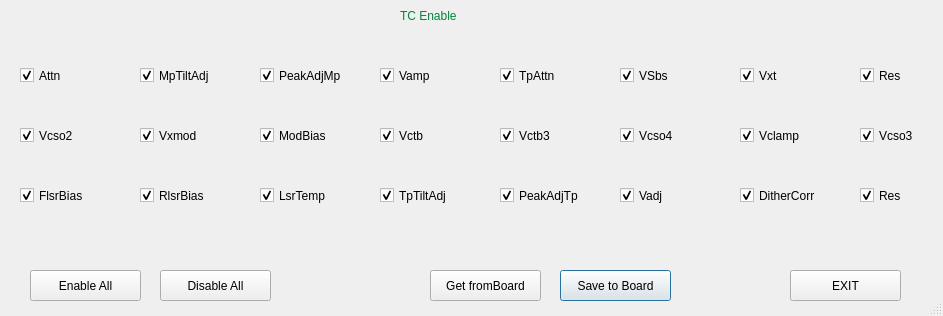
<?xml version="1.0" encoding="UTF-8"?>
<ui version="4.0">
 <class>Dialog</class>
 <widget class="QDialog" name="Dialog">
  <property name="geometry">
   <rect>
    <x>0</x>
    <y>0</y>
    <width>943</width>
    <height>316</height>
   </rect>
  </property>
  <property name="windowTitle">
   <string>TC Enable</string>
  </property>
  <property name="sizeGripEnabled">
   <bool>true</bool>
  </property>
  <widget class="QCheckBox" name="Attn">
   <property name="geometry">
    <rect>
     <x>20</x>
     <y>60</y>
     <width>101</width>
     <height>31</height>
    </rect>
   </property>
   <property name="styleSheet">
    <string notr="true">font: 12pt &quot;MS Shell Dlg 2&quot;;</string>
   </property>
   <property name="text">
    <string>Attn</string>
   </property>
   <property name="checked">
    <bool>true</bool>
   </property>
  </widget>
  <widget class="QPushButton" name="saveToBoardBu">
   <property name="geometry">
    <rect>
     <x>560</x>
     <y>270</y>
     <width>111</width>
     <height>31</height>
    </rect>
   </property>
   <property name="styleSheet">
    <string notr="true">font: 12pt &quot;MS Shell Dlg 2&quot;;</string>
   </property>
   <property name="text">
    <string>Save to Board</string>
   </property>
  </widget>
  <widget class="QLabel" name="label">
   <property name="geometry">
    <rect>
     <x>400</x>
     <y>0</y>
     <width>121</width>
     <height>31</height>
    </rect>
   </property>
   <property name="styleSheet">
    <string notr="true">font: 75 16pt &quot;MS Shell Dlg 2&quot;;
color: rgb(0, 131, 63);
</string>
   </property>
   <property name="text">
    <string>TC Enable</string>
   </property>
  </widget>
  <widget class="QCheckBox" name="MpTiltAdj">
   <property name="geometry">
    <rect>
     <x>140</x>
     <y>60</y>
     <width>91</width>
     <height>31</height>
    </rect>
   </property>
   <property name="styleSheet">
    <string notr="true">font: 12pt &quot;MS Shell Dlg 2&quot;;</string>
   </property>
   <property name="text">
    <string>MpTiltAdj</string>
   </property>
   <property name="checked">
    <bool>true</bool>
   </property>
  </widget>
  <widget class="QCheckBox" name="Vamp">
   <property name="geometry">
    <rect>
     <x>380</x>
     <y>60</y>
     <width>91</width>
     <height>31</height>
    </rect>
   </property>
   <property name="styleSheet">
    <string notr="true">font: 12pt &quot;MS Shell Dlg 2&quot;;</string>
   </property>
   <property name="text">
    <string>Vamp</string>
   </property>
   <property name="checked">
    <bool>true</bool>
   </property>
  </widget>
  <widget class="QCheckBox" name="PeakAdjMp">
   <property name="geometry">
    <rect>
     <x>260</x>
     <y>60</y>
     <width>101</width>
     <height>31</height>
    </rect>
   </property>
   <property name="styleSheet">
    <string notr="true">font: 12pt &quot;MS Shell Dlg 2&quot;;</string>
   </property>
   <property name="text">
    <string>PeakAdjMp</string>
   </property>
   <property name="checked">
    <bool>true</bool>
   </property>
  </widget>
  <widget class="QCheckBox" name="Res1">
   <property name="geometry">
    <rect>
     <x>860</x>
     <y>60</y>
     <width>91</width>
     <height>31</height>
    </rect>
   </property>
   <property name="styleSheet">
    <string notr="true">font: 12pt &quot;MS Shell Dlg 2&quot;;</string>
   </property>
   <property name="text">
    <string>Res</string>
   </property>
   <property name="checked">
    <bool>true</bool>
   </property>
  </widget>
  <widget class="QCheckBox" name="VSbs">
   <property name="geometry">
    <rect>
     <x>620</x>
     <y>60</y>
     <width>91</width>
     <height>31</height>
    </rect>
   </property>
   <property name="styleSheet">
    <string notr="true">font: 12pt &quot;MS Shell Dlg 2&quot;;</string>
   </property>
   <property name="text">
    <string>VSbs</string>
   </property>
   <property name="checked">
    <bool>true</bool>
   </property>
  </widget>
  <widget class="QCheckBox" name="TpAttn">
   <property name="geometry">
    <rect>
     <x>500</x>
     <y>60</y>
     <width>101</width>
     <height>31</height>
    </rect>
   </property>
   <property name="styleSheet">
    <string notr="true">font: 12pt &quot;MS Shell Dlg 2&quot;;</string>
   </property>
   <property name="text">
    <string>TpAttn</string>
   </property>
   <property name="checked">
    <bool>true</bool>
   </property>
  </widget>
  <widget class="QCheckBox" name="Vxt">
   <property name="geometry">
    <rect>
     <x>740</x>
     <y>60</y>
     <width>101</width>
     <height>31</height>
    </rect>
   </property>
   <property name="styleSheet">
    <string notr="true">font: 12pt &quot;MS Shell Dlg 2&quot;;</string>
   </property>
   <property name="text">
    <string>Vxt</string>
   </property>
   <property name="checked">
    <bool>true</bool>
   </property>
  </widget>
  <widget class="QCheckBox" name="Vclamp">
   <property name="geometry">
    <rect>
     <x>740</x>
     <y>120</y>
     <width>101</width>
     <height>31</height>
    </rect>
   </property>
   <property name="styleSheet">
    <string notr="true">font: 12pt &quot;MS Shell Dlg 2&quot;;</string>
   </property>
   <property name="text">
    <string>Vclamp</string>
   </property>
   <property name="checked">
    <bool>true</bool>
   </property>
  </widget>
  <widget class="QCheckBox" name="Vcso4">
   <property name="geometry">
    <rect>
     <x>620</x>
     <y>120</y>
     <width>91</width>
     <height>31</height>
    </rect>
   </property>
   <property name="styleSheet">
    <string notr="true">font: 12pt &quot;MS Shell Dlg 2&quot;;</string>
   </property>
   <property name="text">
    <string>Vcso4</string>
   </property>
   <property name="checked">
    <bool>true</bool>
   </property>
  </widget>
  <widget class="QCheckBox" name="Vctb">
   <property name="geometry">
    <rect>
     <x>380</x>
     <y>120</y>
     <width>91</width>
     <height>31</height>
    </rect>
   </property>
   <property name="styleSheet">
    <string notr="true">font: 12pt &quot;MS Shell Dlg 2&quot;;</string>
   </property>
   <property name="text">
    <string>Vctb</string>
   </property>
   <property name="checked">
    <bool>true</bool>
   </property>
  </widget>
  <widget class="QCheckBox" name="Vxmod">
   <property name="geometry">
    <rect>
     <x>140</x>
     <y>120</y>
     <width>91</width>
     <height>31</height>
    </rect>
   </property>
   <property name="styleSheet">
    <string notr="true">font: 12pt &quot;MS Shell Dlg 2&quot;;</string>
   </property>
   <property name="text">
    <string>Vxmod</string>
   </property>
   <property name="checked">
    <bool>true</bool>
   </property>
  </widget>
  <widget class="QCheckBox" name="Vcso2">
   <property name="geometry">
    <rect>
     <x>20</x>
     <y>120</y>
     <width>101</width>
     <height>31</height>
    </rect>
   </property>
   <property name="styleSheet">
    <string notr="true">font: 12pt &quot;MS Shell Dlg 2&quot;;</string>
   </property>
   <property name="text">
    <string>Vcso2</string>
   </property>
   <property name="checked">
    <bool>true</bool>
   </property>
  </widget>
  <widget class="QCheckBox" name="Vctb3">
   <property name="geometry">
    <rect>
     <x>500</x>
     <y>120</y>
     <width>101</width>
     <height>31</height>
    </rect>
   </property>
   <property name="styleSheet">
    <string notr="true">font: 12pt &quot;MS Shell Dlg 2&quot;;</string>
   </property>
   <property name="text">
    <string>Vctb3</string>
   </property>
   <property name="checked">
    <bool>true</bool>
   </property>
  </widget>
  <widget class="QCheckBox" name="Vcso3">
   <property name="geometry">
    <rect>
     <x>860</x>
     <y>120</y>
     <width>91</width>
     <height>31</height>
    </rect>
   </property>
   <property name="styleSheet">
    <string notr="true">font: 12pt &quot;MS Shell Dlg 2&quot;;</string>
   </property>
   <property name="text">
    <string>Vcso3</string>
   </property>
   <property name="checked">
    <bool>true</bool>
   </property>
  </widget>
  <widget class="QCheckBox" name="ModBias">
   <property name="geometry">
    <rect>
     <x>260</x>
     <y>120</y>
     <width>101</width>
     <height>31</height>
    </rect>
   </property>
   <property name="styleSheet">
    <string notr="true">font: 12pt &quot;MS Shell Dlg 2&quot;;</string>
   </property>
   <property name="text">
    <string>ModBias</string>
   </property>
   <property name="checked">
    <bool>true</bool>
   </property>
  </widget>
  <widget class="QCheckBox" name="DitherCorr">
   <property name="geometry">
    <rect>
     <x>740</x>
     <y>180</y>
     <width>101</width>
     <height>31</height>
    </rect>
   </property>
   <property name="styleSheet">
    <string notr="true">font: 12pt &quot;MS Shell Dlg 2&quot;;</string>
   </property>
   <property name="text">
    <string>DitherCorr</string>
   </property>
   <property name="checked">
    <bool>true</bool>
   </property>
  </widget>
  <widget class="QCheckBox" name="Vadj">
   <property name="geometry">
    <rect>
     <x>620</x>
     <y>180</y>
     <width>91</width>
     <height>31</height>
    </rect>
   </property>
   <property name="styleSheet">
    <string notr="true">font: 12pt &quot;MS Shell Dlg 2&quot;;</string>
   </property>
   <property name="text">
    <string>Vadj</string>
   </property>
   <property name="checked">
    <bool>true</bool>
   </property>
  </widget>
  <widget class="QCheckBox" name="TpTiltAdj">
   <property name="geometry">
    <rect>
     <x>380</x>
     <y>180</y>
     <width>91</width>
     <height>31</height>
    </rect>
   </property>
   <property name="styleSheet">
    <string notr="true">font: 12pt &quot;MS Shell Dlg 2&quot;;</string>
   </property>
   <property name="text">
    <string>TpTiltAdj</string>
   </property>
   <property name="checked">
    <bool>true</bool>
   </property>
  </widget>
  <widget class="QCheckBox" name="RlsrBias">
   <property name="geometry">
    <rect>
     <x>140</x>
     <y>180</y>
     <width>91</width>
     <height>31</height>
    </rect>
   </property>
   <property name="styleSheet">
    <string notr="true">font: 12pt &quot;MS Shell Dlg 2&quot;;</string>
   </property>
   <property name="text">
    <string>RlsrBias</string>
   </property>
   <property name="checked">
    <bool>true</bool>
   </property>
  </widget>
  <widget class="QCheckBox" name="FlsrBias">
   <property name="geometry">
    <rect>
     <x>20</x>
     <y>180</y>
     <width>101</width>
     <height>31</height>
    </rect>
   </property>
   <property name="styleSheet">
    <string notr="true">font: 12pt &quot;MS Shell Dlg 2&quot;;</string>
   </property>
   <property name="text">
    <string>FlsrBias</string>
   </property>
   <property name="checked">
    <bool>true</bool>
   </property>
  </widget>
  <widget class="QCheckBox" name="PeakAdjTp">
   <property name="geometry">
    <rect>
     <x>500</x>
     <y>180</y>
     <width>101</width>
     <height>31</height>
    </rect>
   </property>
   <property name="styleSheet">
    <string notr="true">font: 12pt &quot;MS Shell Dlg 2&quot;;</string>
   </property>
   <property name="text">
    <string>PeakAdjTp</string>
   </property>
   <property name="checked">
    <bool>true</bool>
   </property>
  </widget>
  <widget class="QCheckBox" name="Res2">
   <property name="geometry">
    <rect>
     <x>860</x>
     <y>180</y>
     <width>91</width>
     <height>31</height>
    </rect>
   </property>
   <property name="styleSheet">
    <string notr="true">font: 12pt &quot;MS Shell Dlg 2&quot;;</string>
   </property>
   <property name="text">
    <string>Res</string>
   </property>
   <property name="checked">
    <bool>true</bool>
   </property>
  </widget>
  <widget class="QCheckBox" name="LsrTemp">
   <property name="geometry">
    <rect>
     <x>260</x>
     <y>180</y>
     <width>101</width>
     <height>31</height>
    </rect>
   </property>
   <property name="styleSheet">
    <string notr="true">font: 12pt &quot;MS Shell Dlg 2&quot;;</string>
   </property>
   <property name="text">
    <string>LsrTemp</string>
   </property>
   <property name="checked">
    <bool>true</bool>
   </property>
  </widget>
  <widget class="QPushButton" name="closeBu">
   <property name="geometry">
    <rect>
     <x>790</x>
     <y>270</y>
     <width>111</width>
     <height>31</height>
    </rect>
   </property>
   <property name="layoutDirection">
    <enum>Qt::LeftToRight</enum>
   </property>
   <property name="styleSheet">
    <string notr="true">font: 75 14pt &quot;MS Shell Dlg 2&quot;;</string>
   </property>
   <property name="text">
    <string>EXIT</string>
   </property>
  </widget>
  <widget class="QPushButton" name="enableAllBu">
   <property name="geometry">
    <rect>
     <x>30</x>
     <y>270</y>
     <width>111</width>
     <height>31</height>
    </rect>
   </property>
   <property name="styleSheet">
    <string notr="true">font: 12pt &quot;MS Shell Dlg 2&quot;;</string>
   </property>
   <property name="text">
    <string>Enable All</string>
   </property>
  </widget>
  <widget class="QPushButton" name="disableAllBu">
   <property name="geometry">
    <rect>
     <x>160</x>
     <y>270</y>
     <width>111</width>
     <height>31</height>
    </rect>
   </property>
   <property name="styleSheet">
    <string notr="true">font: 12pt &quot;MS Shell Dlg 2&quot;;</string>
   </property>
   <property name="text">
    <string>Disable All</string>
   </property>
  </widget>
  <widget class="QPushButton" name="getFromBoardBu">
   <property name="geometry">
    <rect>
     <x>430</x>
     <y>270</y>
     <width>111</width>
     <height>31</height>
    </rect>
   </property>
   <property name="styleSheet">
    <string notr="true">font: 12pt &quot;MS Shell Dlg 2&quot;;</string>
   </property>
   <property name="text">
    <string>Get fromBoard</string>
   </property>
  </widget>
 </widget>
 <resources/>
 <connections>
  <connection>
   <sender>closeBu</sender>
   <signal>clicked()</signal>
   <receiver>Dialog</receiver>
   <slot>close()</slot>
   <hints>
    <hint type="sourcelabel">
     <x>813</x>
     <y>509</y>
    </hint>
    <hint type="destinationlabel">
     <x>813</x>
     <y>517</y>
    </hint>
   </hints>
  </connection>
  <connection>
   <sender>closeBu</sender>
   <signal>clicked()</signal>
   <receiver>Dialog</receiver>
   <slot>close()</slot>
   <hints>
    <hint type="sourcelabel">
     <x>835</x>
     <y>489</y>
    </hint>
    <hint type="destinationlabel">
     <x>896</x>
     <y>429</y>
    </hint>
   </hints>
  </connection>
 </connections>
</ui>
